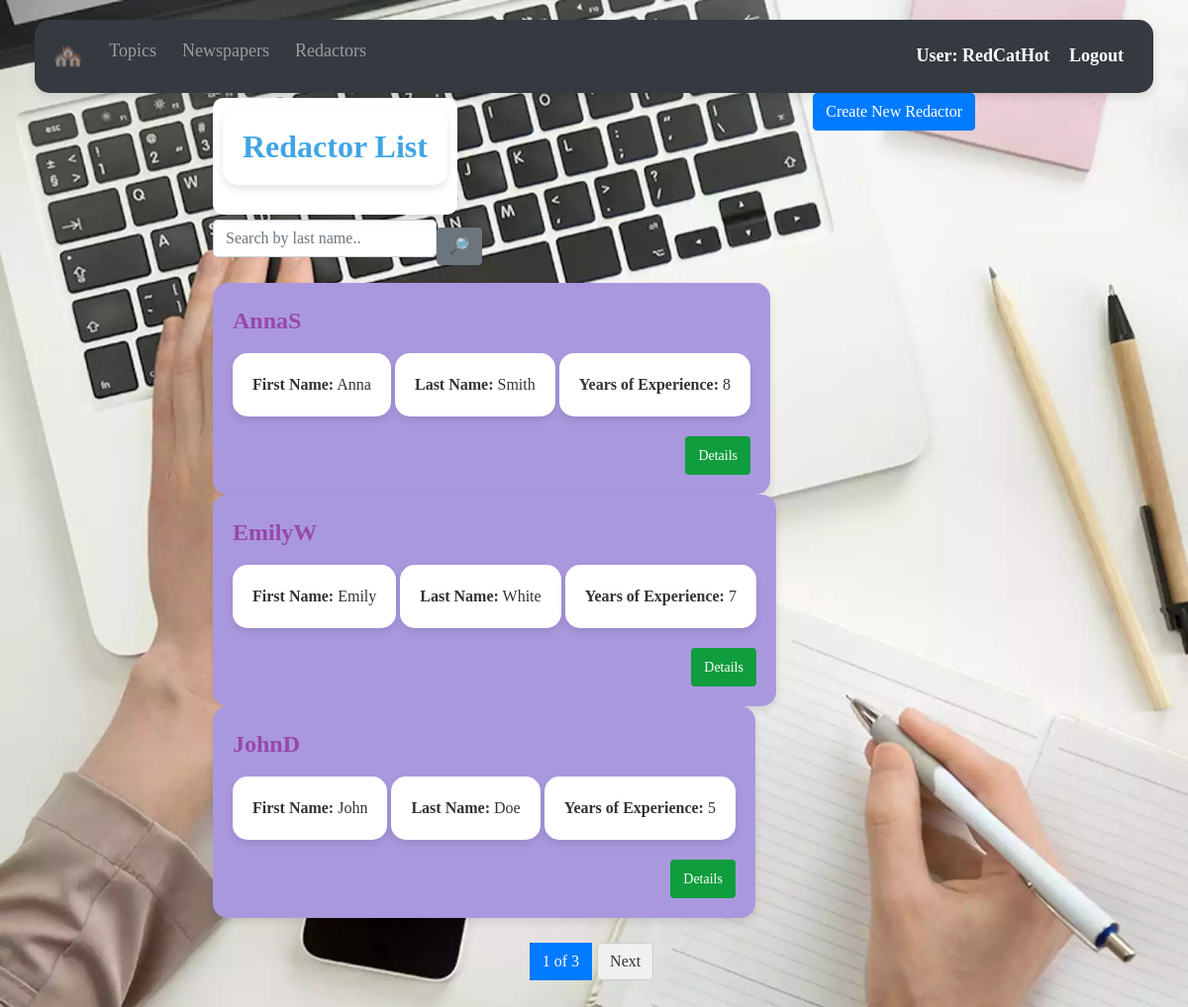
The app's page /redactors/ (signed in) with its own data.
### agency/models.py (models this page shows, shortened)
class Redactor(AbstractUser):
    years_of_experience = models.IntegerField(null=True, blank=True)
    class Meta:
        ordering = ["username"]

### agency/views.py (the view)
class RedactorListView(LoginRequiredMixin, generic.ListView):
    model = Redactor
    paginate_by = 3
    def get_context_data(self, *, object_list=None, **kwargs):
        context = super().get_context_data(**kwargs)
        last_name = self.request.GET.get("last_name", "")
        context["search_form"] = RedactorSearchForm(
            initial={"last_name": last_name}
        )
        return context
    def get_queryset(self):
        queryset = self.model.objects.all()
        form = RedactorSearchForm(self.request.GET)
        if form.is_valid():
            return queryset.filter(
                last_name__icontains=form.cleaned_data["last_name"]
            )
        return queryset

### agency/forms.py
class RedactorSearchForm(forms.Form):
    last_name = forms.CharField(
        max_length=255,
        required=False,
        label="",
        widget=forms.TextInput(attrs={"placeholder": "Search by last name.."}),
    )

### templates/agency/redactor_list.html
{% extends "base.html" %}
{% load static %}
{% block content %}
  <div class="container">
    <div class="row">
      <div class="col-md-8">
        <div class="h1-wrapper">
          <h1><strong>Redactor List</strong></h1>
        </div>
      </div>
      <div class="col-md-4 text-right">
        <a class="btn btn-primary" href="{% url "agency:redactor-create" %}">Create New Redactor</a>
      </div>
    </div>
    <div class="search">
      {% include "includes/search_form.html" %}
    </div>
    {% if redactor_list %}
      <div class="publish-list-container">
        {% for redactor in redactor_list %}
          <div class="publish-item">
            <div class="publish-name">{{ redactor.username }}</div>
            <div class="publish-details">
              <p><strong>First Name:</strong> {{ redactor.first_name }}</p>
              <p><strong>Last Name:</strong> {{ redactor.last_name }}</p>
              {% if redactor.years_of_experience %}
                <p><strong>Years of Experience:</strong> {{ redactor.years_of_experience }}</p>
              {% endif %}
            </div>
            <div class="publish-buttons">
              <a href="{% url "agency:redactor-detail" pk=redactor.id %}" class="btn btn-publish-details">Details</a>
            </div>
          </div>
        {% endfor %}
      </div>
    {% else %}
      <p class="mt-4">There are redactors.</p>
    {% endif %}
  </div>
{% endblock %}

### templates/includes/navbar.html (shortened to what this page needs)
<nav class="navbar navbar-expand-lg navbar-dark bg-dark">
  <div class="collapse navbar-collapse" id="navbarSupportedContent">
    <ul class="navbar-nav mr-auto">
      <li class="nav-item">
        <a class="nav-link" href="{% url "agency:index" %}" style="font-size: 25px;">🏘️</a>
      </li>
      <li class="nav-item">
        <a class="nav-link" href="{% url "agency:topic-list" %}">Topics</a>
      </li>
      <li class="nav-item">
        <a class="nav-link" href="{% url "agency:newspaper-list" %}">Newspapers</a>
      </li>
      <li class="nav-item">
        <a class="nav-link" href="{% url "agency:redactor-list" %}">Redactors</a>
      </li>
    </ul>
    <form class="form-inline my-2 my-lg-0">
      {% if user.is_authenticated %}
        <a class="navbar-brand" href="https://www.youtube.com/watch?v=dQw4w9WgXcQ&ab_channel=RickAstley">User: {{ user.username }}</a>
        <a class="navbar-brand" href="{% url 'logout' %}">Logout</a>
      {% else %}
        <a class="navbar-brand" href="{% url 'login' %}">Login</a>
      {% endif %}
    </form>
  </div>
</nav>

### static/css/styles.css (style rules this page uses)
body { background-color: #f8f9fa; color: #333; font-family: Georgian, serif, Arial, sans-serif; margin: 0; padding: 0; }
.container { max-width: 800px; margin: 0 auto; }
.card, .topic-item, .publish-item, .topic-type-item, .navbar { border-radius: 15px; box-shadow: 0 4px 8px rgba(0, 0, 0, 0.1); padding: 20px; background-color: #fff; }
h1 { font-size: 32px; margin-bottom: 20px; color: #41a5e5; }
.topic-list-container, .publish-list-container, .topic-type-container { display: flex; flex-wrap: wrap; justify-content: space-between; }
.topic-item, .publish-item, .topic-type-item, .navbar { background-color: #aa98df; }
.topic-name, .topic-details a, .topic-publishes a, .publish-name { color: #9748a9; }
.topic-name, .publish-name, .topic-type-name { font-size: 24px; font-weight: bold; margin-bottom: 10px; }
.topic-details, .publish-details { font-size: 16px; }
.publish-details p { margin: 5px 0; }
.publish-buttons, .topic-type-buttons { display: flex; justify-content: flex-end; margin-top: 10px; }
.publish-buttons a, .topic-type-buttons a { padding: 8px 12px; border-radius: 4px; text-decoration: none; color: #fff; cursor: pointer; transition: background-color 0.2s; font-size: 14px; margin-left: 10px; }
.btn-publish-details { background-color: #109d3d; margin-top: 5px }
.navbar { background-color: #693c1c; width: 100%; padding: 10px; margin-bottom: 0; }
.navbar-brand { font-size: 24px; font-weight: bold; color: #336699; text-decoration: none; margin-right: 20px; }
.navbar-nav .nav-link { font-size: 18px; color: #333; margin-right: 10px; text-decoration: none; }
.form-inline .navbar-brand { font-size: 18px; color: #fff; text-decoration: none; }
.search { margin-bottom: 10px; }
.row::after { content: ""; clear: both; display: table; }
.col-md-4 { float: left; width: 33.33%; padding: 0 15px; }
.h1-wrapper { background-color: #fff; padding: 10px; border-radius: 10px; box-shadow: 0 4px 8px rgba(0, 0, 0, 0.1); display: inline-block; height: auto; margin-top: 5px; margin-bottom: 5px; }
.row-sm-10 h1, .row-sm-10 p { background-color: #fff; padding: 20px; border-radius: 15px; box-shadow: 0 4px 8px rgba(0, 0, 0, 0.1); display: inline-block; }

### records on screen
Redactor: username "RedCatHot"
Redactor: username "AnnaS", first_name "Anna", last_name "Smith", years_of_experience "8"
Redactor: username "EmilyW", first_name "Emily", last_name "White", years_of_experience "7"
Redactor: username "JohnD", first_name "John", last_name "Doe", years_of_experience "5"

### other values on screen
{{ page_obj.number }} "1"
{{ paginator.num_pages }} "3"
